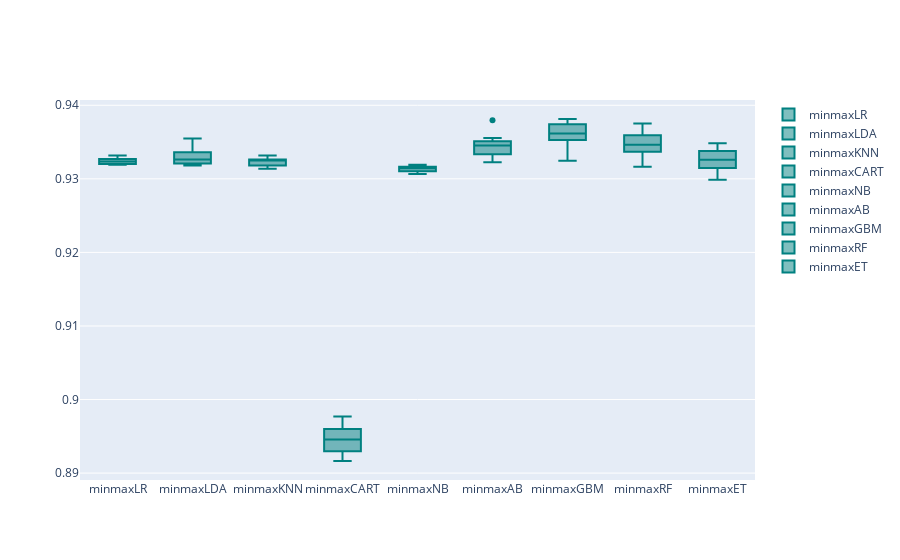

The notebook cell this image was saved under:
### Code cell
models = GetScaledModel('minmax')
names,results = BasedLine2(train_imputed, y_train,models)
PlotBoxR().PlotResult(names,results)
scaledScoreMax = ScoreDataFrame(names,results)
compareModels = pd.concat([compareModels, scaledScoreMax], ignore_index=True)
compareModels

### Figure 1 — Plotly figure (JSON) as saved in the notebook; plotly's stock layout.template omitted (floating-point values rounded to 4 significant figures)
{"data": [{"marker": {"color": "rgb(0, 128, 128)"}, "name": "minmaxLR", "type": "box", "y": [0.9325, 0.9323, 0.9324, 0.9321, 0.9332, 0.9327, 0.9328, 0.9319, 0.9319, 0.932]}, {"marker": {"color": "rgb(0, 128, 128)"}, "name": "minmaxLDA", "type": "box", "y": [0.9336, 0.9326, 0.9323, 0.9321, 0.9355, 0.9326, 0.9336, 0.932, 0.9318, 0.9343]}, {"marker": {"color": "rgb(0, 128, 128)"}, "name": "minmaxKNN", "type": "box", "y": [0.9324, 0.9325, 0.9324, 0.9331, 0.9318, 0.9332, 0.9326, 0.9314, 0.9315, 0.9325]}, {"marker": {"color": "rgb(0, 128, 128)"}, "name": "minmaxCART", "type": "box", "y": [0.896, 0.8933, 0.8977, 0.894, 0.8968, 0.893, 0.8956, 0.8952, 0.8929, 0.8916]}, {"marker": {"color": "rgb(0, 128, 128)"}, "name": "minmaxNB", "type": "box", "y": [0.9318, 0.9311, 0.9319, 0.9316, 0.9315, 0.9315, 0.9314, 0.9308, 0.9307, 0.931]}, {"marker": {"color": "rgb(0, 128, 128)"}, "name": "minmaxAB", "type": "box", "y": [0.9332, 0.9333, 0.9348, 0.9341, 0.938, 0.9356, 0.935, 0.9323, 0.9342, 0.9351]}, {"marker": {"color": "rgb(0, 128, 128)"}, "name": "minmaxGBM", "type": "box", "y": [0.9364, 0.936, 0.936, 0.9348, 0.9381, 0.9368, 0.9378, 0.9324, 0.9353, 0.9374]}, {"marker": {"color": "rgb(0, 128, 128)"}, "name": "minmaxRF", "type": "box", "y": [0.936, 0.9326, 0.9346, 0.9346, 0.9375, 0.935, 0.9359, 0.9316, 0.9337, 0.9347]}, {"marker": {"color": "rgb(0, 128, 128)"}, "name": "minmaxET", "type": "box", "y": [0.9316, 0.9306, 0.9341, 0.9333, 0.9338, 0.9332, 0.9348, 0.9299, 0.9315, 0.9319]}], "layout": {}}
